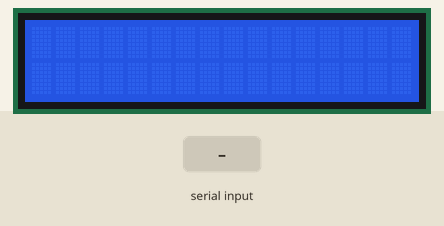
This sketch was run on a simulated Arduino Uno, built with avr-gcc and run on an emulated ATmega328P. Parts: 16×2 character LCD. Inputs (shaded band) come from the test bench.

Above: at 1.2 s.
1.3 s: "1" received over Serial
At 2.4 s:
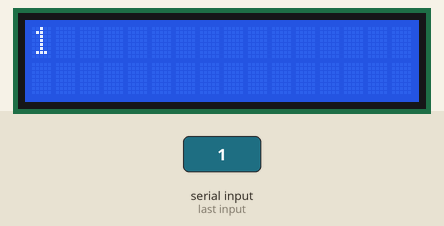
3.5 s: "0" received over Serial
At 5.2 s:
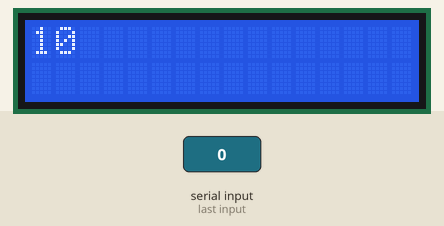
5.5 s: "2" received over Serial
At 6.7 s:
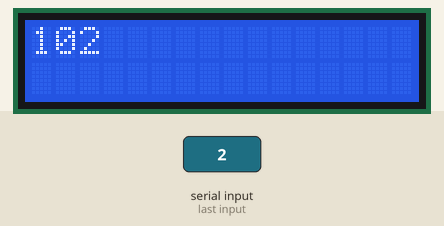
Timing chart, 0 to 8.5 s (numbered marks = the images above; inputs shaded):
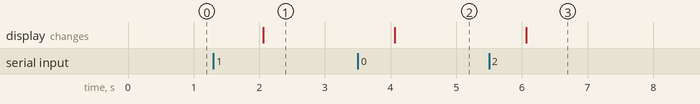

The sketch:

wyswietlacz.ino
```cpp
#include <LiquidCrystal.h>

LiquidCrystal lcd(12, 11, 5, 4, 3, 2);
String data;
String firstRow = "";
String secondRow = "";
int count = 0;

void setup() {
  lcd.begin(16, 2);
  Serial.begin(9600);
}

void loop() {
  while(Serial.available())
  {
      data = char(Serial.read());

      if(count<16){
        firstRow+=data;
      }
      else if(count>=16 && count<32){
        secondRow+=data;
      }
      count++;

      /*
      if(count<16){
        firstRow+=data;
        count++;
      }
      else if(count>=16 && count<32){
        secondRow+=data;
        count++;
      }

      if(count>=32){
        count = -1;
        firstRow="";
        secondRow="";
      }
      */
  }
    lcd.setCursor(0,0);
    lcd.print(firstRow);

    lcd.setCursor(0,1);
    lcd.print(secondRow);
    delay(2000);
}
```

Measured:
- after the input at 1.3 s, the display: changes after 0.76 s (image 1)
- after the input at 3.5 s, the display: changes after 0.56 s (image 2)
- after the input at 5.5 s, the display: changes after 0.56 s (image 3)
